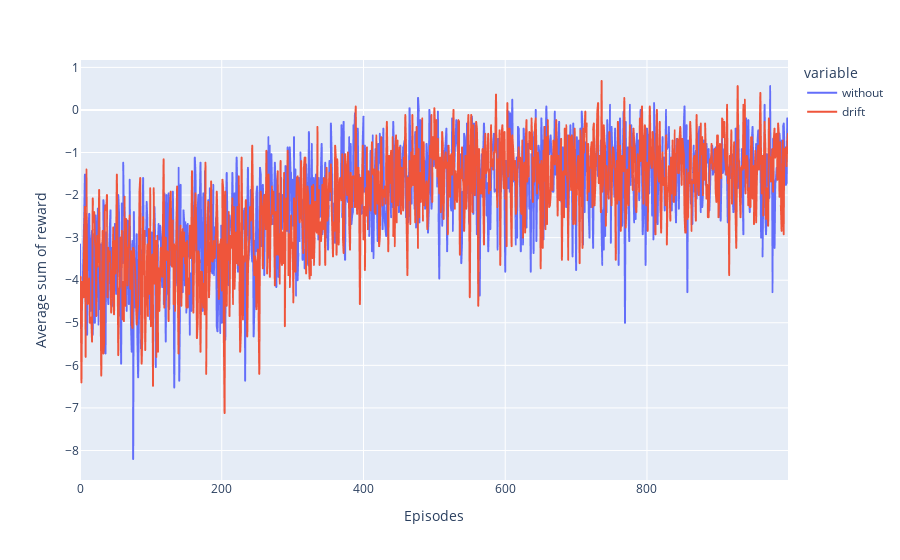

The notebook cell saved with this chart:
### Code cell
#previous env, only simple sudden fridt
runs = 5 #repeat trainning process
episodes = 1000
drift_ep = 500
tasks = [TaskEnv_drift() for _ in range(5)]
state_dim = len(tasks[0].states)  # 状态空间大小
action_dim = len(tasks[0].motions)  # 动作空间大小
print(state_dim,action_dim)


maml_drift = np.empty((episodes, runs))
#agent1 = run_qlearner(episodesT, 0.2, epsilon=0.1, alpha=0.2)[0]
maml = np.empty((episodes, runs))
for i in tqdm(range(runs)):
    agent = MAML(state_dim, action_dim)
    maml[:, i] = agent.meta_train(tasks, num_iterations=episodes, drift_episode=None)
    
for i in tqdm(range(runs)):
    agent = MAML(state_dim, action_dim)
    maml_drift[:, i] = agent.meta_train(tasks, num_iterations=episodes, drift_episode=drift_ep)



data_eps = {'without': np.apply_along_axis(np.mean, 1, maml), 
            'drift': np.apply_along_axis(np.mean, 1, maml_drift)}

df_eps = pd.DataFrame(data=data_eps)
#print(df_eps.shape)
#print(data_eps)
fug = px.line(data_eps, y=['without','drift'])
fug.update_layout(xaxis_title = 'Episodes', yaxis_title = 'Average sum of reward')
fug.show()

### Figure 1 — Plotly figure (JSON) as saved in the notebook; plotly's stock layout.template omitted (floating-point values rounded to 4 significant figures; data arrays with more than 128 entries replaced by an {"elided": "..."} marker saying what was removed)
{"data": [{"hovertemplate": "variable=without<br>index=%{x}<br>value=%{y}<extra></extra>", "legendgroup": "without", "line": {"color": "#636efa", "dash": "solid"}, "marker": {"symbol": "circle"}, "mode": "lines", "name": "without", "showlegend": true, "type": "scattergl", "x": {"elided": "1000 int values"}, "xaxis": "x", "y": {"elided": "1000 float values"}, "yaxis": "y"}, {"hovertemplate": "variable=drift<br>index=%{x}<br>value=%{y}<extra></extra>", "legendgroup": "drift", "line": {"color": "#EF553B", "dash": "solid"}, "marker": {"symbol": "circle"}, "mode": "lines", "name": "drift", "showlegend": true, "type": "scattergl", "x": {"elided": "1000 int values"}, "xaxis": "x", "y": {"elided": "1000 float values"}, "yaxis": "y"}], "layout": {"legend": {"title": {"text": "variable"}, "tracegroupgap": 0}, "margin": {"t": 60}, "xaxis": {"anchor": "y", "domain": [0, 1], "title": {"text": "Episodes"}}, "yaxis": {"anchor": "x", "domain": [0, 1], "title": {"text": "Average sum of reward"}}}}
